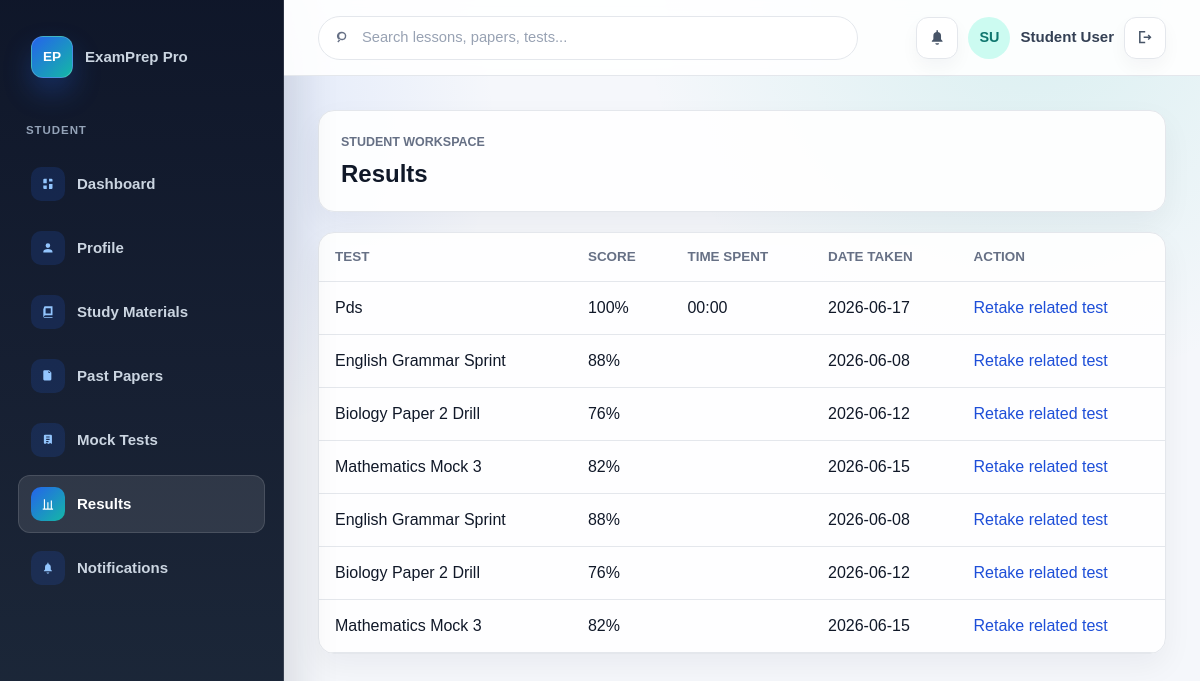
/student/results (signed in), run on an earlier commit of the app's database.
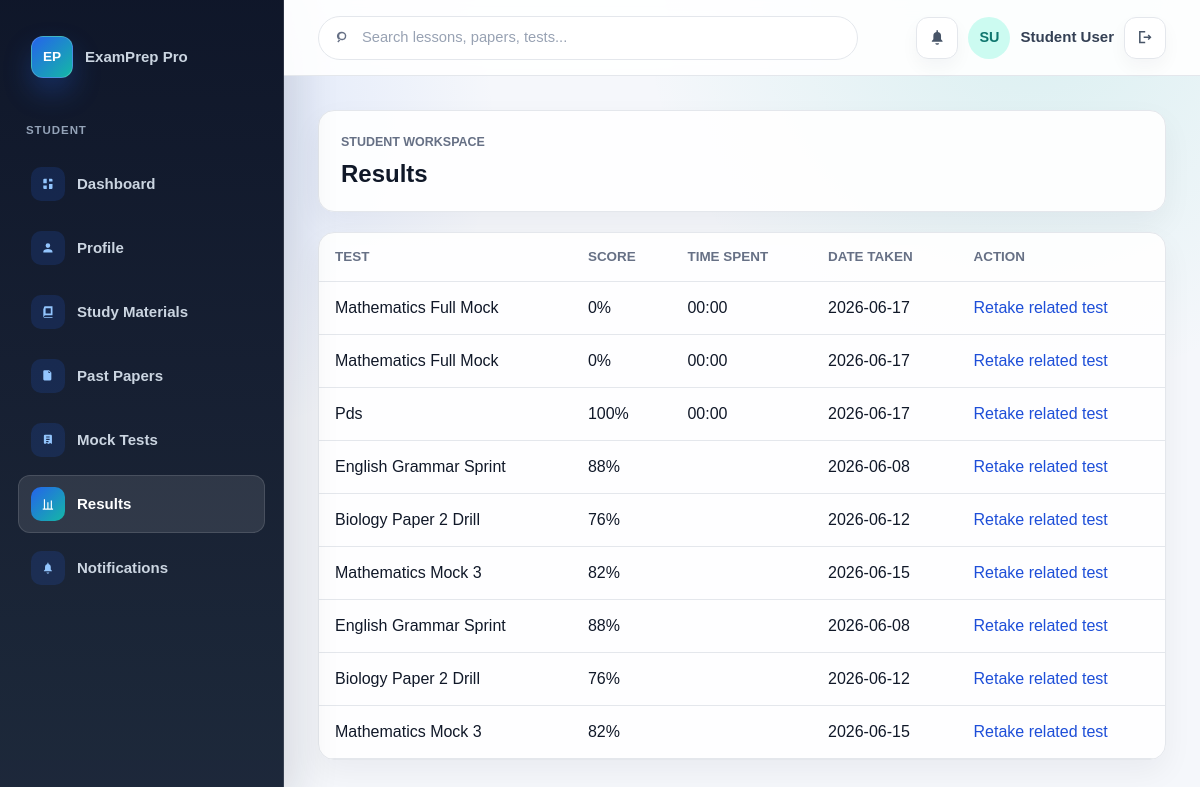
And on a later commit of the database.
### tables this page shows
CREATE TABLE results (
            id INTEGER PRIMARY KEY AUTOINCREMENT,
            test TEXT NOT NULL,
            score TEXT DEFAULT '',
            date TEXT NOT NULL,
            time_spent TEXT DEFAULT '',
            remark TEXT DEFAULT ''
        );

### app.py (the view)
@app.route("/student/results")
@login_required("student")
def student_results():
    return render_template("student/results.html", title="Results", results=RECENT_RESULTS)

### app.py (called while the page is built)
def get_db():
    if "db" not in g:
        g.db = sqlite3.connect(app.config["DATABASE"])
        g.db.row_factory = sqlite3.Row
        g.db.execute("PRAGMA foreign_keys = ON")
    return g.db

def db_all(sql, params=()):
    return get_db().execute(sql, params).fetchall()

def dashboard_for_role(role):
    return "admin_dashboard" if role == "admin" else "student_dashboard"

def login_required(role=None):
    def decorator(view):
        @wraps(view)
        def wrapped_view(*args, **kwargs):
            user_role = session.get("user_role")
            if not user_role:
                session["auth_next"] = next_path_for_request()
                return redirect(url_for("register", next=session["auth_next"]))
            if role and user_role != role:
                return redirect(url_for(dashboard_for_role(user_role)))
            return view(*args, **kwargs)
        return wrapped_view
    return decorator

@app.context_processor
def inject_navigation():
    current_user_name = session.get("user_name", "Student User")
    current_user_initials = "".join(part[:1] for part in current_user_name.split()[:2]).upper() or "SU"
    return {
        "public_nav": PUBLIC_NAV,
        "student_nav": STUDENT_NAV,
        "admin_nav": ADMIN_NAV,
        "current_user_role": session.get("user_role"),
        "current_user_name": current_user_name,
        "current_user_initials": current_user_initials,
        "current_dashboard_endpoint": dashboard_for_role(session.get("user_role", "student")),
    }

    def __getattr__(self, key):
        try:
            return self[key]
        except KeyError as exc:
            raise AttributeError(key) from exc

    def _record_from_row(self, row):
        return DbRecord(self, dict(row))

    def _rows(self):
        return db_all(f"SELECT * FROM {self.table} ORDER BY {self.order_by}")

    def __iter__(self):
        return (self._record_from_row(row) for row in self._rows())

### templates/student/results.html
{% extends "base.html" %}
{% from "macros.html" import student_shell with context %}
{% block content %}
{% call student_shell(title) %}
    <div class="table-card">
        <table>
            <thead><tr><th>Test</th><th>Score</th><th>Time Spent</th><th>Date Taken</th><th>Action</th></tr></thead>
            <tbody>
                {% for result in results %}
                    <tr>
                        <td>{{ result.test }}</td>
                        <td>{{ result.score }}</td>
                        <td>{{ result.time_spent|default("-") }}</td>
                        <td>{{ result.date }}</td>
                        <td><a href="{{ url_for('student_mock_tests') }}">Retake related test</a></td>
                    </tr>
                {% endfor %}
            </tbody>
        </table>
    </div>
{% endcall %}
{% endblock %}

### templates/base.html (shortened to what this page needs)
<!doctype html>
<html lang="en">
<head>
    <link rel="stylesheet" href="{{ url_for('static', filename='css/styles.css') }}">
</head>
<body class="{% if request.endpoint and (request.endpoint.startswith('student_') or request.endpoint.startswith('admin_')) %}app-page{% endif %}" data-endpoint="{{ request.endpoint }}">
    <main>
        {% block content %}{% endblock %}
    </main>
</body>
</html>

### templates/macros.html (shortened to what this page needs)
{% macro app_icon(name) %}
<svg class="icon" viewBox="0 0 24 24" aria-hidden="true" focusable="false">
    {% if name in ["student_dashboard", "admin_dashboard", "dashboard"] %}
        <path d="M4 5a2 2 0 0 1 2-2h4v8H4V5Zm10-2h4a2 2 0 0 1 2 2v3h-6V3ZM4 15h6v6H6a2 2 0 0 1-2-2v-4Zm10-3h6v7a2 2 0 0 1-2 2h-4v-9Z"/>
    {% elif name in ["student_profile", "admin_users", "users", "user"] %}
        <path d="M12 12a4 4 0 1 0-4-4 4 4 0 0 0 4 4Zm0 2c-4.42 0-8 2.02-8 4.5V20h16v-1.5c0-2.48-3.58-4.5-8-4.5Z"/>
    {% elif name in ["student_materials", "admin_materials", "book"] %}
        <path d="M5 4.5A2.5 2.5 0 0 1 7.5 2H20v16H8a3 3 0 0 0-3 3V4.5Zm3 1V15h9V5.5H8ZM4 6h1v15h15v1H6a2 2 0 0 1-2-2V6Z"/>
    {% elif name in ["student_past_papers", "admin_past_papers", "files"] %}
        <path d="M6 2h8l4 4v12a2 2 0 0 1-2 2H6a2 2 0 0 1-2-2V4a2 2 0 0 1 2-2Zm7 1.5V7h3.5L13 3.5ZM8 11h6v2H8v-2Zm0 4h8v2H8v-2Z"/>
    {% elif name in ["student_mock_tests", "admin_tests", "test"] %}
        <path d="M7 3h10a2 2 0 0 1 2 2v14l-3-1.5-3 1.5-3-1.5L7 19a2 2 0 0 1-2-2V5a2 2 0 0 1 2-2Zm2 5h6V6H9v2Zm0 4h6v-2H9v2Zm0 4h4v-2H9v2Z"/>
    {% elif name in ["student_results", "admin_reports", "reports"] %}
        <path d="M5 20V4h2v16H5Zm6 0V9h2v11h-2Zm6 0V6h2v14h-2ZM3 22h18v-2H3v2Z"/>
    {% elif name in ["student_notifications", "bell"] %}
        <path d="M12 22a2.7 2.7 0 0 0 2.6-2H9.4a2.7 2.7 0 0 0 2.6 2Zm7-5-2-2.2V10a5 5 0 0 0-4-4.9V3h-2v2.1A5 5 0 0 0 7 10v4.8L5 17v1h14v-1Z"/>
    {% elif name in ["admin_subjects", "layers"] %}
        <path d="m12 3 9 4.5-9 4.5-9-4.5L12 3Zm-7.4 8.2L12 15l7.4-3.8 1.6.8-9 4.5L3 12l1.6-.8Zm0 4L12 19l7.4-3.8 1.6.8-9 4.5L3 16l1.6-.8Z"/>
    {% elif name in ["admin_questions", "question"] %}
        <path d="M11 17h2v-2h-2v2Zm1-14a6 6 0 0 0-6 6h2a4 4 0 1 1 4 4v1.5h2V13a5.98 5.98 0 0 0-2-11Z"/>
    {% elif name == "search" %}
        <path d="M10 4a6 6 0 1 1-3.7 10.7l-3 3 1.4 1.4 3-3A6 6 0 0 1 10 4Zm0 2a4 4 0 1 0 0 8 4 4 0 0 0 0-8Z"/>
    {% elif name == "logout" %}
        <path d="M4 4h8v2H6v12h6v2H4V4Zm12.6 4.4L20.2 12l-3.6 3.6-1.4-1.4L16.8 13H10v-2h6.8l-1.6-1.2 1.4-1.4Z"/>
    {% elif name == "plus" %}
        <path d="M11 5h2v6h6v2h-6v6h-2v-6H5v-2h6V5Z"/>
    {% elif name == "arrow" %}
        <path d="M13.2 5.4 19.8 12l-6.6 6.6-1.4-1.4 4.2-4.2H4v-2h12l-4.2-4.2 1.4-1.4Z"/>
    {% else %}
        <path d="M12 2a10 10 0 1 0 10 10A10 10 0 0 0 12 2Zm1 15h-2v-6h2v6Zm0-8h-2V7h2v2Z"/>
    {% endif %}
</svg>
{% endmacro %}
{% macro student_shell(title) %}
<section class="app-shell app-shell-student">
    <aside class="side-nav" aria-label="Student navigation">
        <a class="app-brand" href="{{ url_for('student_dashboard') }}" aria-label="ExamPrep Pro student dashboard">
            <span class="app-brand-mark">EP</span>
            <span>ExamPrep Pro</span>
        </a>
        <p class="side-kicker">Student</p>
        {% for label, endpoint in student_nav %}
            <a href="{{ url_for(endpoint) }}" data-endpoint="{{ endpoint }}"><span class="nav-token" aria-hidden="true">{{ app_icon(endpoint) }}</span>{{ label }}</a>
        {% endfor %}
    </aside>
    <header class="app-topbar">
        <div class="app-search" role="search">
            {{ app_icon("search") }}
            <span>Search lessons, papers, tests...</span>
        </div>
        <div class="app-userbar" aria-label="User menu">
            <button class="icon-button" type="button" aria-label="Notifications">{{ app_icon("bell") }}</button>
            <span class="avatar" aria-hidden="true">{{ current_user_initials }}</span>
            <span class="user-name">{{ current_user_name }}</span>
            <a class="icon-button" href="{{ url_for('logout') }}" aria-label="Log out">{{ app_icon("logout") }}</a>
        </div>
    </header>
    <section class="app-content">
        {% if title != "Student Dashboard" %}
            <div class="section-heading app-section-heading">
                <p class="eyebrow">Student workspace</p>
                <h1>{{ title }}</h1>
            </div>
        {% endif %}
        {{ caller() }}
    </section>
</section>
{% endmacro %}

What changed in the data, as far as the page shows it:
added results: test "Mathematics Full Mock", score "0%", time_spent "00:00", date "2026-06-17"
added results: test "Mathematics Full Mock", score "0%", time_spent "00:00", date "2026-06-17"
